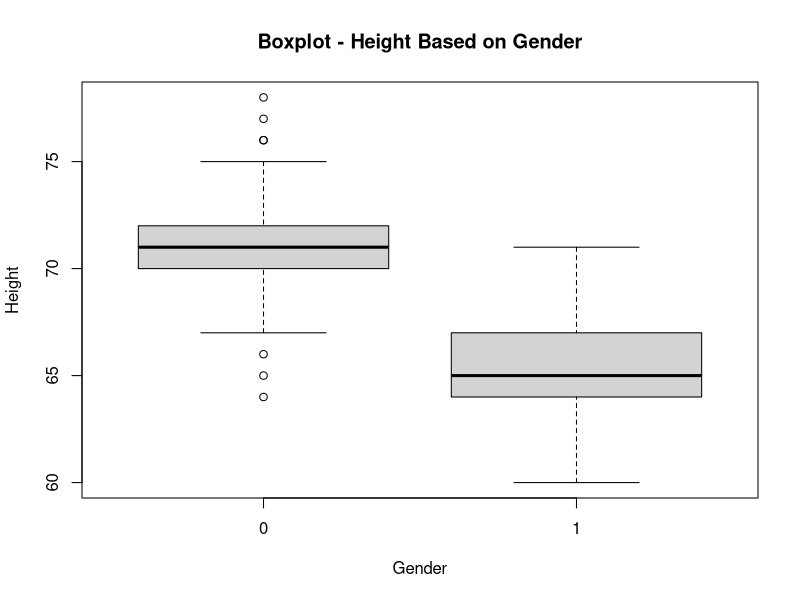
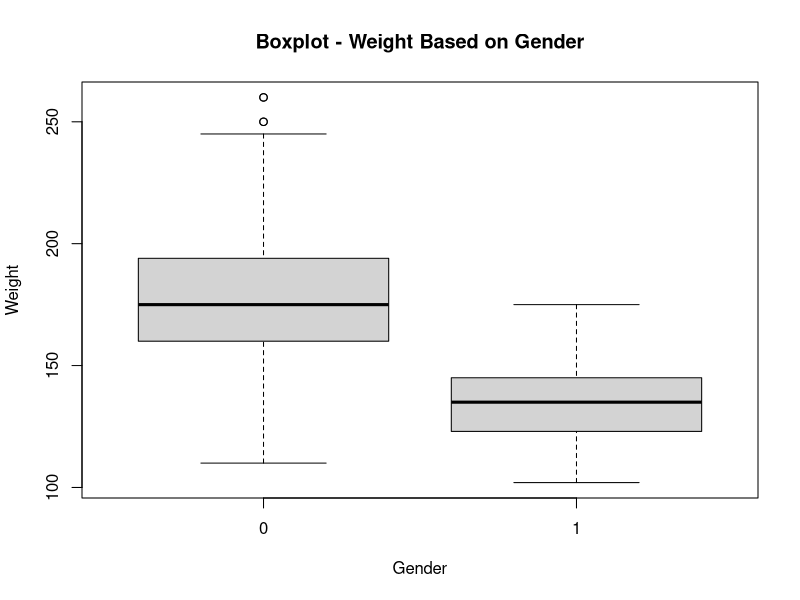
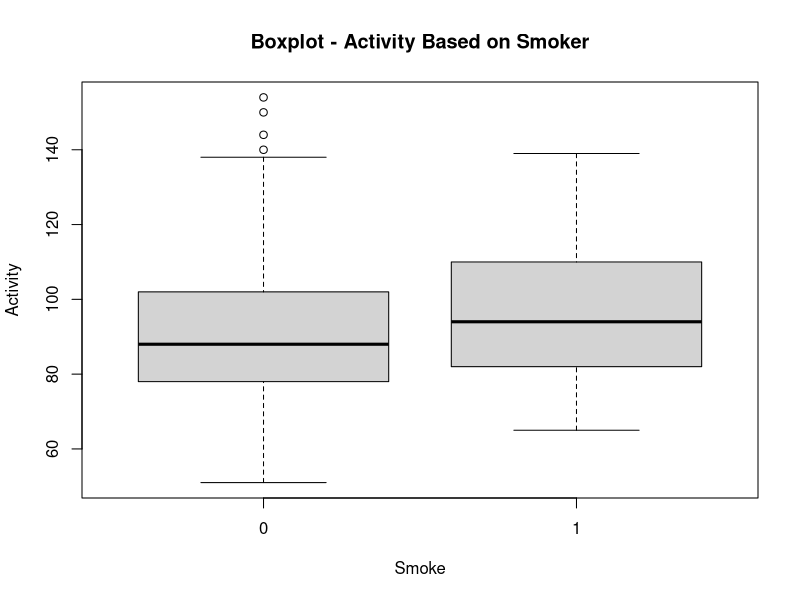
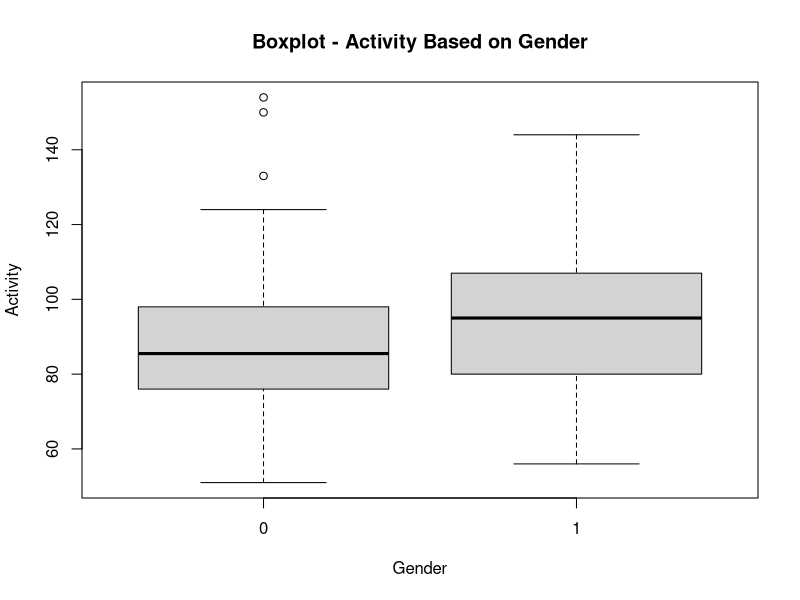
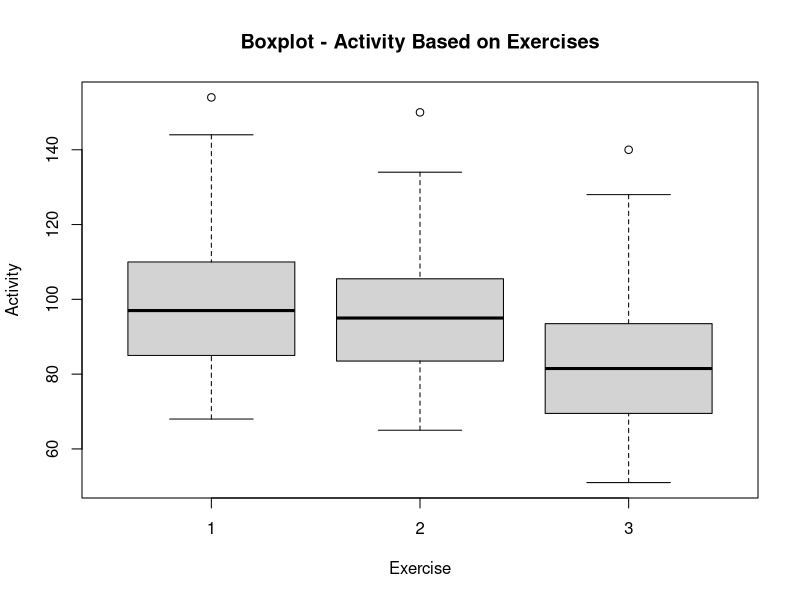
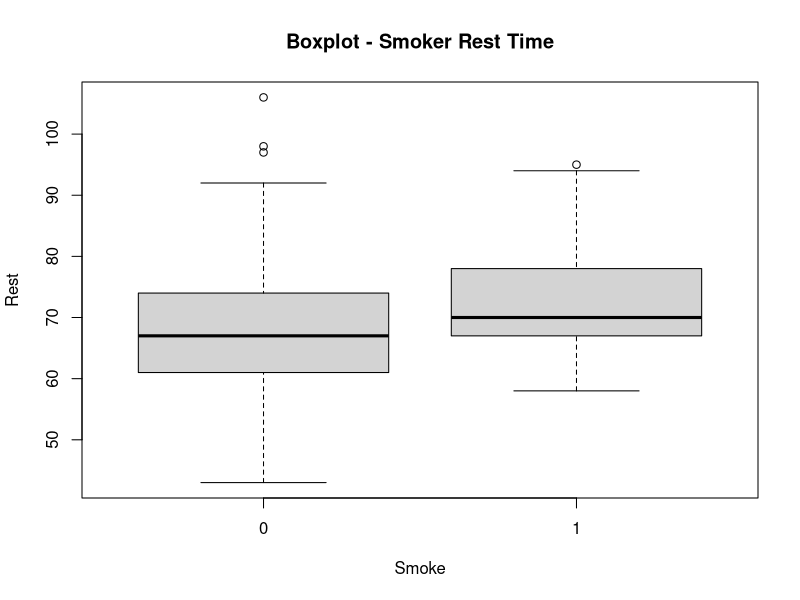
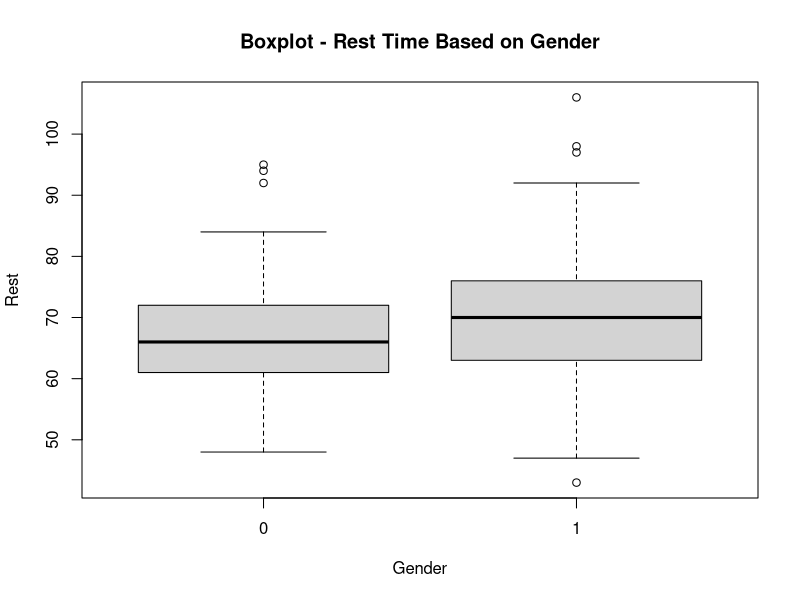
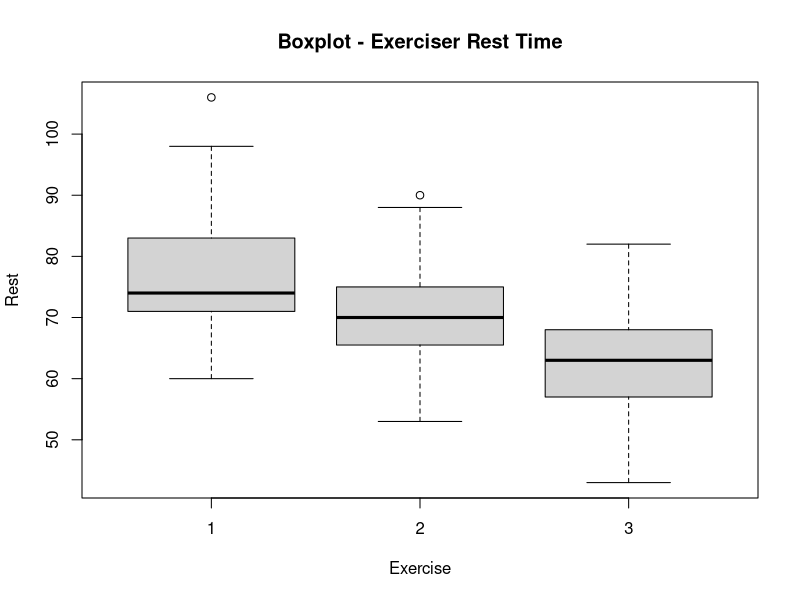

Write R code to recreate these figures, in order.
## ---- chunk 1
data1 <- read.csv("pulse.csv")

active <- data1 [, 1]
rest <- data1 [, 2]
smoke <- data1 [, 3]
gender <- data1 [, 4]
exercise <- data1 [, 5]
hgt <- data1 [, 6]
wgt <- data1 [, 7]

boxplot(hgt ~ gender, xlab = "Gender", ylab = "Height", main = "Boxplot - Height Based on Gender")
boxplot(wgt ~ gender, xlab = "Gender", ylab = "Weight", main = "Boxplot - Weight Based on Gender")

boxplot(active ~ smoke, xlab = "Smoke", ylab = "Activity", main = "Boxplot - Activity Based on Smoker")
boxplot(active ~ gender, xlab = "Gender", ylab = "Activity", main = "Boxplot - Activity Based on Gender")
boxplot(active ~ exercise, xlab = "Exercise", ylab = "Activity", main = "Boxplot - Activity Based on Exercises")

boxplot(rest ~ smoke, xlab = "Smoke", ylab = "Rest", main = "Boxplot - Smoker Rest Time")
boxplot(rest ~ gender, xlab = "Gender", ylab = "Rest", main = "Boxplot - Rest Time Based on Gender")
boxplot(rest ~ exercise, xlab = "Exercise", ylab = "Rest", main = "Boxplot - Exerciser Rest Time")
